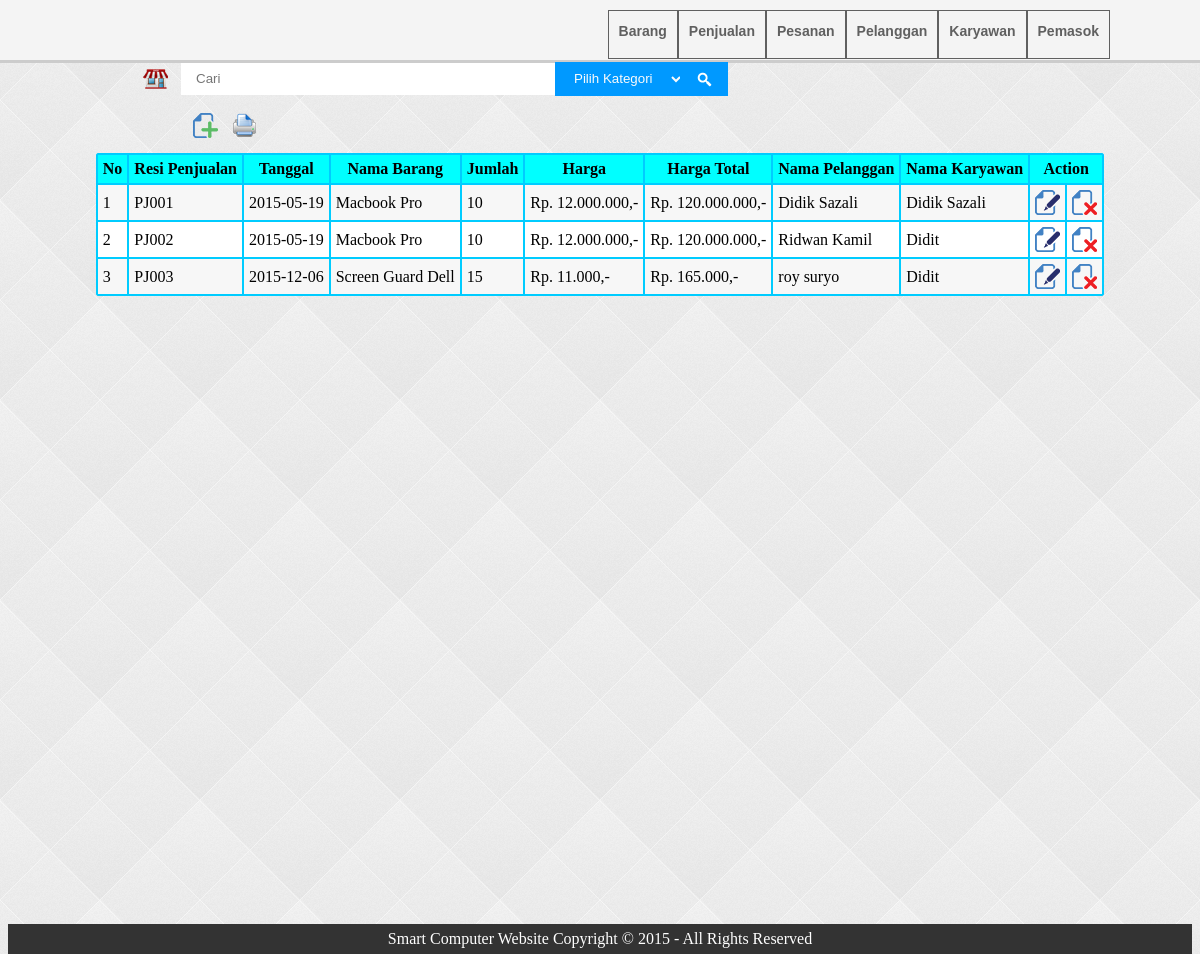
Page /admin/penjualan.php on the committed database.
### tables this page shows
CREATE TABLE IF NOT EXISTS `tabel_penjualan` (
  `resi_penjualan` char(5) NOT NULL,
  `tanggal` date NOT NULL,
  `jumlah` int(3) NOT NULL,
  `kode_barang` char(5) NOT NULL,
  `kode_pelanggan` char(5) NOT NULL,
  `kode_karyawan` char(5) NOT NULL
);

CREATE TABLE IF NOT EXISTS `tabel_barang` (
  `kode_barang` char(6) NOT NULL,
  `nama_barang` varchar(30) NOT NULL,
  `gambar` varchar(100) NOT NULL,
  `kode_kategori` char(5) NOT NULL,
  `kode_produsen` char(5) NOT NULL,
  `harga_beli` int(12) NOT NULL,
  `harga_jual` int(12) NOT NULL,
  `stok` int(3) NOT NULL,
  `kode_pemasok` char(5) NOT NULL
);

CREATE TABLE IF NOT EXISTS `tabel_pelanggan` (
  `kode_pelanggan` char(5) NOT NULL,
  `nama_pelanggan` varchar(25) NOT NULL,
  `alamat` varchar(50) NOT NULL,
  `no_hp` varchar(20) NOT NULL
);

CREATE TABLE IF NOT EXISTS `tabel_karyawan` (
  `kode_karyawan` char(5) NOT NULL,
  `nama_karyawan` varchar(25) NOT NULL,
  `gambar` varchar(100) NOT NULL,
  `alamat` varchar(100) NOT NULL,
  `no_hp` varchar(20) NOT NULL
);

### admin/penjualan.php (the view, shortened to what this page needs)
<!DOCTYPE html PUBLIC "-//W3C//DTD XHTML 1.0 Transitional//EN" "http://www.w3.org/TR/xhtml1/DTD/xhtml1-transitional.dtd">
<html xmlns="http://www.w3.org/1999/xhtml">
<head>
<link rel="stylesheet" type="text/css" href="style.css"/>
</head>
<body>
<?php include("connection.php");
include("header.php");
function rupiah($angka)
{
$rupiah="";
$rp=strlen($angka);
while ($rp>3)
{
$rupiah = ".". substr($angka,-3). $rupiah;
$s=strlen($angka) - 3;
$angka=substr($angka,0,$s);
$rp=strlen($angka);
}
$rupiah = "Rp. " . $angka . $rupiah . ",-";
return $rupiah;
}
?>
<div id="container">
<div class="penjualan">
<li><a href="add-penjualan.jsp"><input type="image" src="icon/add.png" /></a></li>
<li><a href="print-penjualan.jsp" target="_blank"><input type="image" src="icon/print.png" /></a></li>
</div>
<div id="content">
<?php
$no=1;
$hasil = mysql_query("SELECT tabel_penjualan.resi_penjualan, tabel_penjualan.tanggal, tabel_barang.nama_barang, tabel_penjualan.jumlah,
tabel_barang.harga_jual, (tabel_barang.harga_jual*tabel_penjualan.jumlah) as harga_total, tabel_pelanggan.nama_pelanggan,
tabel_karyawan.nama_karyawan FROM tabel_penjualan INNER JOIN tabel_barang ON tabel_penjualan.kode_barang = tabel_barang.kode_barang
INNER JOIN tabel_pelanggan ON tabel_pelanggan.kode_pelanggan = tabel_penjualan.kode_pelanggan INNER JOIN tabel_karyawan ON
tabel_karyawan.kode_karyawan = tabel_penjualan.kode_karyawan;",$koneksi);?>
<table border=1 align=center  bordercolor=#00CCFF cellpadding=5 cellspacing=0>
<tr class="judul">
<td><b>No</b></td>
<td><b>Resi Penjualan</b></td>
<td><b>Tanggal</b></td>
<td><b>Nama Barang</b></td>
<td><b>Jumlah</b></td>
<td><b>Harga</b></td>
<td><b>Harga Total</b></td>
<td><b>Nama Pelanggan</b></td>
<td><b>Nama Karyawan</b></td>
<td colspan=2><b>Action</b></td>
</tr>
<?php while ($baris = mysql_fetch_row($hasil))
{?>
<tr class="data">
<td><?php echo $no; ?></td>
<td><?php echo $baris[0]; ?></td>
<td><?php echo $baris[1]; ?></td>
<td><?php echo $baris[2]; ?></td>
<td><?php echo $baris[3]; ?></td>
<td><?php $harga = $baris['4']; $rupiah = rupiah($harga); echo $rupiah;?></td>
<td><?php $harga = $baris['5']; $rupiah = rupiah($harga); echo $rupiah;?></td>
<td><?php echo $baris[6]; ?></td>
<td><?php echo $baris[7]; ?></td>
<td><a href='edit-penjualan.php?resi_penjualan=<?php echo $baris[0];?>'><input type='image' src='icon/edit.png'/></a></td>
<td><a onclick="return confirm('Anda yakin ingin menghapus data tersebut?')" href='delete-penjualan.php?resi_penjualan=<?php echo $baris[0];?>'><input type='image' src='icon/delete.png'/></a></td>
</tr>
<?php $no++;
}?>
</table>
</div>
</div>
<?php
include('footer.php');
?>
</body>
</html>

### admin/style.css (style rules this page uses)
body { background-color:#FCFCFC; background : url(icon/bg.png); }
table { border-radius:2px; }
tr { border-radius:20px }
#container { padding-top:100px; position:relative; min-height:100%; }
#content { padding:10px; }
html,body { height:100%; }
.penjualan { margin-left:180px; }
.penjualan li { display:inline-block; padding:5px; }
.judul { text-align:center; background-color:#00FFFF; }
.data:nth-child(odd) td { background-color:#fff; }
.data:nth-child(even) td { background-color:#f7f7f7; }

### rows in the picture
tabel_penjualan: resi_penjualan "PJ001", tanggal "2015-05-19", kode_barang.nama_barang "Macbook Pro", jumlah "10", kode_barang.harga_jual "Rp. 12.000.000,-", rupiah "Rp. 120.000.000,-", kode_pelanggan.nama_pelanggan "Didik Sazali", kode_karyawan.nama_karyawan "Didik Sazali"
tabel_penjualan: resi_penjualan "PJ002", tanggal "2015-05-19", kode_barang.nama_barang "Macbook Pro", jumlah "10", kode_barang.harga_jual "Rp. 12.000.000,-", rupiah "Rp. 120.000.000,-", kode_pelanggan.nama_pelanggan "Ridwan Kamil", kode_karyawan.nama_karyawan "Didit"
tabel_penjualan: resi_penjualan "PJ003", tanggal "2015-12-06", kode_barang.nama_barang "Screen Guard Dell", jumlah "15", kode_barang.harga_jual "Rp. 11.000,-", rupiah "Rp. 165.000,-", kode_pelanggan.nama_pelanggan "roy suryo", kode_karyawan.nama_karyawan "Didit"
